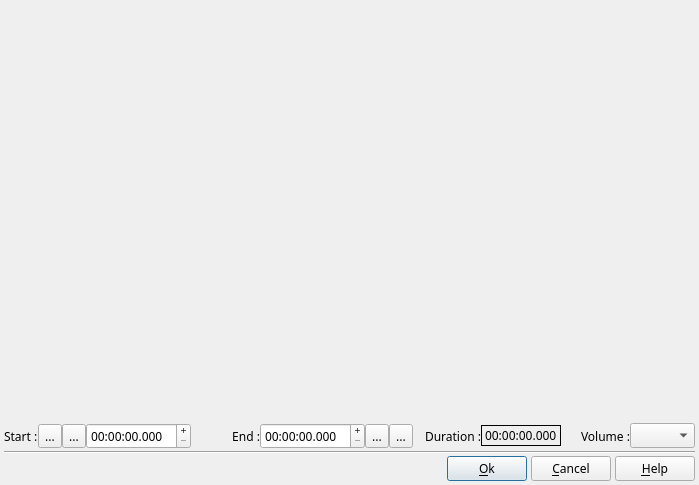
<?xml version="1.0" encoding="UTF-8"?>
<ui version="4.0">
 <class>DlgVideoEdit</class>
 <widget class="QDialog" name="DlgVideoEdit">
  <property name="geometry">
   <rect>
    <x>0</x>
    <y>0</y>
    <width>699</width>
    <height>485</height>
   </rect>
  </property>
  <property name="font">
   <font>
    <family>Sans Serif</family>
    <pointsize>9</pointsize>
   </font>
  </property>
  <property name="windowTitle">
   <string>Cut video</string>
  </property>
  <layout class="QVBoxLayout" name="verticalLayout">
   <property name="spacing">
    <number>2</number>
   </property>
   <property name="margin">
    <number>4</number>
   </property>
   <item>
    <widget class="wgt_QVideoPlayer" name="VideoPlayer" native="true">
     <property name="sizePolicy">
      <sizepolicy hsizetype="Expanding" vsizetype="Expanding">
       <horstretch>0</horstretch>
       <verstretch>0</verstretch>
      </sizepolicy>
     </property>
    </widget>
   </item>
   <item>
    <layout class="QHBoxLayout" name="horizontalLayout_5">
     <property name="spacing">
      <number>0</number>
     </property>
     <property name="margin">
      <number>0</number>
     </property>
     <item>
      <widget class="QLabel" name="label_3">
       <property name="text">
        <string>Start :</string>
       </property>
      </widget>
     </item>
     <item>
      <widget class="QToolButton" name="SeekLeftBt">
       <property name="toolTip">
        <string extracomment="Tooltip in dialog box">Move to start position</string>
       </property>
       <property name="text">
        <string notr="true">...</string>
       </property>
       <property name="icon">
        <iconset>
         <normaloff>icons/player_rew.png</normaloff>icons/player_rew.png</iconset>
       </property>
      </widget>
     </item>
     <item>
      <widget class="QToolButton" name="DefStartPosBT">
       <property name="toolTip">
        <string extracomment="Tooltip in dialog box">Use current position as start position</string>
       </property>
       <property name="text">
        <string notr="true">...</string>
       </property>
       <property name="icon">
        <iconset>
         <normaloff>icons/PosStart.png</normaloff>icons/PosStart.png</iconset>
       </property>
      </widget>
     </item>
     <item>
      <widget class="QDateTimeEdit" name="StartPosEd">
       <property name="minimumSize">
        <size>
         <width>105</width>
         <height>0</height>
        </size>
       </property>
       <property name="maximumSize">
        <size>
         <width>105</width>
         <height>16777215</height>
        </size>
       </property>
       <property name="toolTip">
        <string extracomment="Tooltip in dialog box">Define the start position to use for</string>
       </property>
       <property name="buttonSymbols">
        <enum>QAbstractSpinBox::PlusMinus</enum>
       </property>
       <property name="specialValueText">
        <string notr="true"/>
       </property>
       <property name="displayFormat">
        <string notr="true">HH:mm:ss.zzz</string>
       </property>
      </widget>
     </item>
     <item>
      <widget class="QLabel" name="label_4">
       <property name="sizePolicy">
        <sizepolicy hsizetype="Expanding" vsizetype="Preferred">
         <horstretch>0</horstretch>
         <verstretch>0</verstretch>
        </sizepolicy>
       </property>
       <property name="text">
        <string>End :</string>
       </property>
       <property name="alignment">
        <set>Qt::AlignRight|Qt::AlignTrailing|Qt::AlignVCenter</set>
       </property>
      </widget>
     </item>
     <item>
      <widget class="QDateTimeEdit" name="EndPosEd">
       <property name="minimumSize">
        <size>
         <width>105</width>
         <height>0</height>
        </size>
       </property>
       <property name="maximumSize">
        <size>
         <width>105</width>
         <height>16777215</height>
        </size>
       </property>
       <property name="toolTip">
        <string extracomment="Tooltip in dialog box">Define the end position to use for</string>
       </property>
       <property name="buttonSymbols">
        <enum>QAbstractSpinBox::PlusMinus</enum>
       </property>
       <property name="specialValueText">
        <string notr="true"/>
       </property>
       <property name="currentSection">
        <enum>QDateTimeEdit::HourSection</enum>
       </property>
       <property name="displayFormat">
        <string notr="true">HH:mm:ss.zzz</string>
       </property>
      </widget>
     </item>
     <item>
      <widget class="QToolButton" name="DefEndPosBT">
       <property name="toolTip">
        <string extracomment="Tooltip in dialog box">Use current position as end position</string>
       </property>
       <property name="text">
        <string notr="true">...</string>
       </property>
       <property name="icon">
        <iconset>
         <normaloff>icons/PosEnd.png</normaloff>icons/PosEnd.png</iconset>
       </property>
      </widget>
     </item>
     <item>
      <widget class="QToolButton" name="SeekRightBt">
       <property name="toolTip">
        <string extracomment="Tooltip in dialog box">Move to end position</string>
       </property>
       <property name="text">
        <string notr="true">...</string>
       </property>
       <property name="icon">
        <iconset>
         <normaloff>icons/player_fwd.png</normaloff>icons/player_fwd.png</iconset>
       </property>
      </widget>
     </item>
     <item>
      <widget class="QLabel" name="label">
       <property name="sizePolicy">
        <sizepolicy hsizetype="Expanding" vsizetype="Preferred">
         <horstretch>0</horstretch>
         <verstretch>0</verstretch>
        </sizepolicy>
       </property>
       <property name="text">
        <string>Duration :</string>
       </property>
       <property name="alignment">
        <set>Qt::AlignRight|Qt::AlignTrailing|Qt::AlignVCenter</set>
       </property>
      </widget>
     </item>
     <item>
      <widget class="QLabel" name="ActualDuration">
       <property name="maximumSize">
        <size>
         <width>16777215</width>
         <height>21</height>
        </size>
       </property>
       <property name="frameShape">
        <enum>QFrame::Box</enum>
       </property>
       <property name="text">
        <string notr="true">00:00:00.000</string>
       </property>
      </widget>
     </item>
     <item>
      <widget class="QLabel" name="label_2">
       <property name="sizePolicy">
        <sizepolicy hsizetype="Expanding" vsizetype="Preferred">
         <horstretch>0</horstretch>
         <verstretch>0</verstretch>
        </sizepolicy>
       </property>
       <property name="text">
        <string>Volume :</string>
       </property>
       <property name="alignment">
        <set>Qt::AlignRight|Qt::AlignTrailing|Qt::AlignVCenter</set>
       </property>
      </widget>
     </item>
     <item>
      <widget class="QComboBox" name="VolumeReductionFactorCB">
       <property name="sizePolicy">
        <sizepolicy hsizetype="Fixed" vsizetype="Fixed">
         <horstretch>0</horstretch>
         <verstretch>0</verstretch>
        </sizepolicy>
       </property>
       <property name="minimumSize">
        <size>
         <width>65</width>
         <height>0</height>
        </size>
       </property>
       <property name="maximumSize">
        <size>
         <width>65</width>
         <height>16777215</height>
        </size>
       </property>
       <property name="currentIndex">
        <number>-1</number>
       </property>
      </widget>
     </item>
    </layout>
   </item>
   <item>
    <widget class="Line" name="line">
     <property name="orientation">
      <enum>Qt::Horizontal</enum>
     </property>
    </widget>
   </item>
   <item>
    <layout class="QHBoxLayout" name="horizontalLayout_2">
     <property name="spacing">
      <number>4</number>
     </property>
     <item>
      <spacer name="horizontalSpacer_2">
       <property name="orientation">
        <enum>Qt::Horizontal</enum>
       </property>
       <property name="sizeHint" stdset="0">
        <size>
         <width>40</width>
         <height>20</height>
        </size>
       </property>
      </spacer>
     </item>
     <item>
      <widget class="QPushButton" name="OKBT">
       <property name="text">
        <string>&amp;Ok</string>
       </property>
       <property name="icon">
        <iconset>
         <normaloff>icons/agt_action_success.png</normaloff>icons/agt_action_success.png</iconset>
       </property>
      </widget>
     </item>
     <item>
      <widget class="QPushButton" name="CloseBT">
       <property name="text">
        <string>&amp;Cancel</string>
       </property>
       <property name="icon">
        <iconset>
         <normaloff>icons/agt_action_fail.png</normaloff>icons/agt_action_fail.png</iconset>
       </property>
      </widget>
     </item>
     <item>
      <widget class="QPushButton" name="HelpBT">
       <property name="text">
        <string>&amp;Help</string>
       </property>
       <property name="icon">
        <iconset>
         <normaloff>icons/help.png</normaloff>icons/help.png</iconset>
       </property>
      </widget>
     </item>
    </layout>
   </item>
  </layout>
 </widget>
 <customwidgets>
  <customwidget>
   <class>wgt_QVideoPlayer</class>
   <extends>QWidget</extends>
   <header>wgt_QVideoPlayer.h</header>
   <container>1</container>
  </customwidget>
 </customwidgets>
 <resources/>
 <connections/>
</ui>
